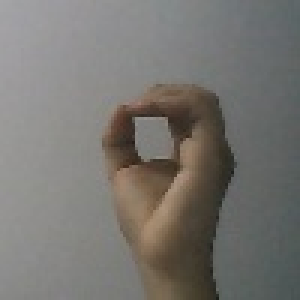
#> input picture Auto_Classification/testdata/0/150.JPG, 100 x 100 px, given in place of the camera (shown 3 times larger)
$ python maker_by_Gauss.py
#> lines starting #> are read from the running program, lines starting #| are printed output that depends on the picture; after the words box and inside, x2 and y2 are one past the last pixel; in counts of white or black regions, pixels touching at a corner belong together
import cv2
import imutils
import numpy as np
import argparse
import os

bg = None


def run_avg(image, aWeight):
    global bg
    if bg is None:
        bg = image.copy().astype('float')
        return

    cv2.accumulateWeighted(image, bg, aWeight)


def segment(image, threshold=25):
    global bg
    diff = cv2.absdiff(bg.astype('uint8'), image)

    thresholded = cv2.threshold(diff,
                                threshold,
                                255,
                                cv2.THRESH_BINARY)[1]

    (cnts, _) = cv2.findContours(thresholded.copy(),
                                 cv2.RETR_EXTERNAL,
                                 cv2.CHAIN_APPROX_SIMPLE)

    if len(cnts) == 0:
        return
    else:
        segmented = max(cnts, key=cv2.contourArea)
        return (thresholded, segmented)


def main(dtype):
#> called with dtype = 'pause'
    aWeight = 0.5

    camera = cv2.VideoCapture(0)

    top, right, bottom, left = 90, 380, 285, 590

    num_frames = 0
    thresholded = None

    count = 0

    while(True):
        (grabbed, frame) = camera.read()
#> frame is the input picture: shape (100, 100, 3); mean B, G, R 112.8, 117.1, 119.5
        if grabbed:

            frame = imutils.resize(frame, width=700)
#> frame: shape (700, 700, 3)

            frame = cv2.flip(frame, 1)
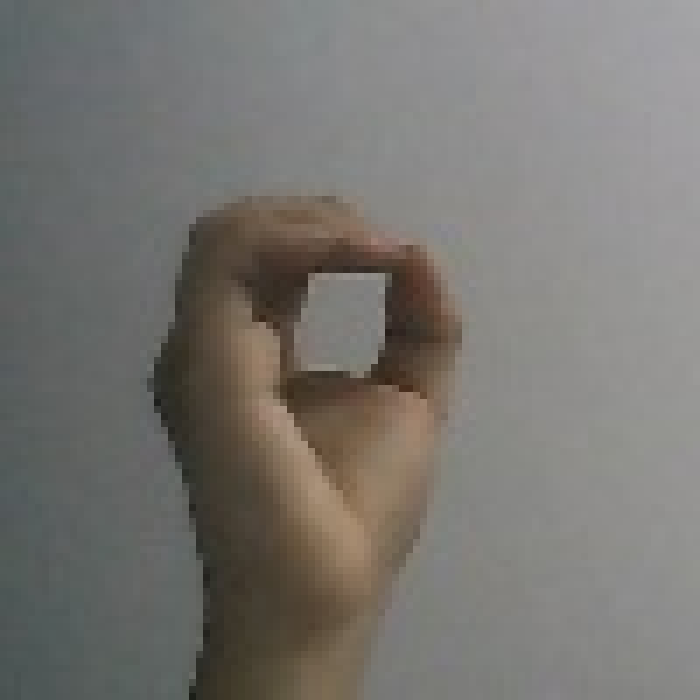
#> frame: shape (700, 700, 3); mean B, G, R 112.8, 117.1, 119.5

            clone = frame.copy()

            (height, width) = frame.shape[:2]
#> height = 700; width = 700

            roi = frame[top:bottom, right:left]
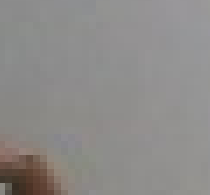
#> roi: shape (195, 210, 3); mean B, G, R 137.3, 139.2, 141.4

            gray = cv2.cvtColor(roi, cv2.COLOR_BGR2GRAY)
            gray = cv2.GaussianBlur(gray, (7, 7), 0)
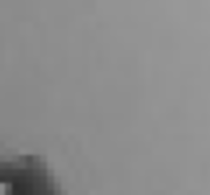
#> gray: shape (195, 210); min 47, max 154, mean 139.7

            if num_frames < 30:
                run_avg(gray, aWeight)
            else:
                hand = segment(gray)

                if hand is not None:
                    (thresholded, segmented) = hand

                    cv2.drawContours(
                        clone, [segmented + (right, top)], -1, (0, 0, 255))

            cv2.rectangle(clone, (left, top), (right, bottom), (0, 255, 0), 2)
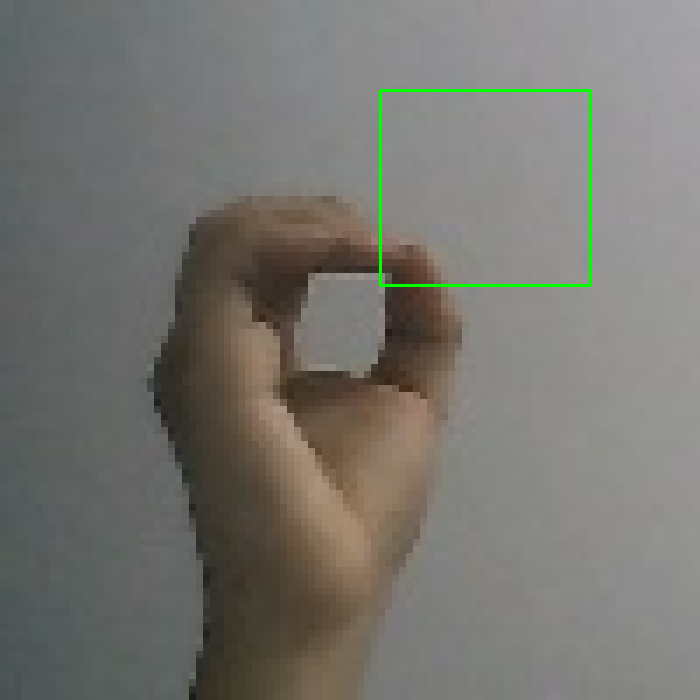
#> clone: shape (700, 700, 3); 0.5% of pixels changed, all inside (x1, y1, x2, y2) = (379, 89, 592, 287)

            num_frames += 1

            cv2.imshow('Video Feed', clone)
            if not thresholded is None:
                cv2.imshow('Thesholded', thresholded)

            keypress = cv2.waitKey(1) & 0xFF
#> (key q is pressed here)

            if keypress == ord('q'):
                break

            if keypress == ord('s'):
                if not os.path.isdir('./data/'):
                    os.makedirs('./data/')
                if not os.path.isdir('./data/train/'):
                    os.makedirs('./data/train/')
                if not os.path.isdir('./data/test/'):
                    os.makedirs('./data/test/')
                if not os.path.isdir('./data/train/{}'.format(args.dtype)):
                    os.makedirs('./data/train/{}'.format(args.dtype))
                if not os.path.isdir('./data/test/{}'.format(args.dtype)):
                    os.makedirs('./data/test/{}'.format(args.dtype))
                cv2.imwrite('data/{}/saved_v2_{:04}.jpg'.format(dtype, count), thresholded)
                count += 1
                print(count, 'saved.')

        else:
            camera.release()
            break

if __name__ == '__main__':
    parser = argparse.ArgumentParser()
    parser.add_argument('--dtype', type=str, default='pause', help='your label')
    args = parser.parse_args()
    main(args.dtype)
    cv2.destroyAllWindows()
